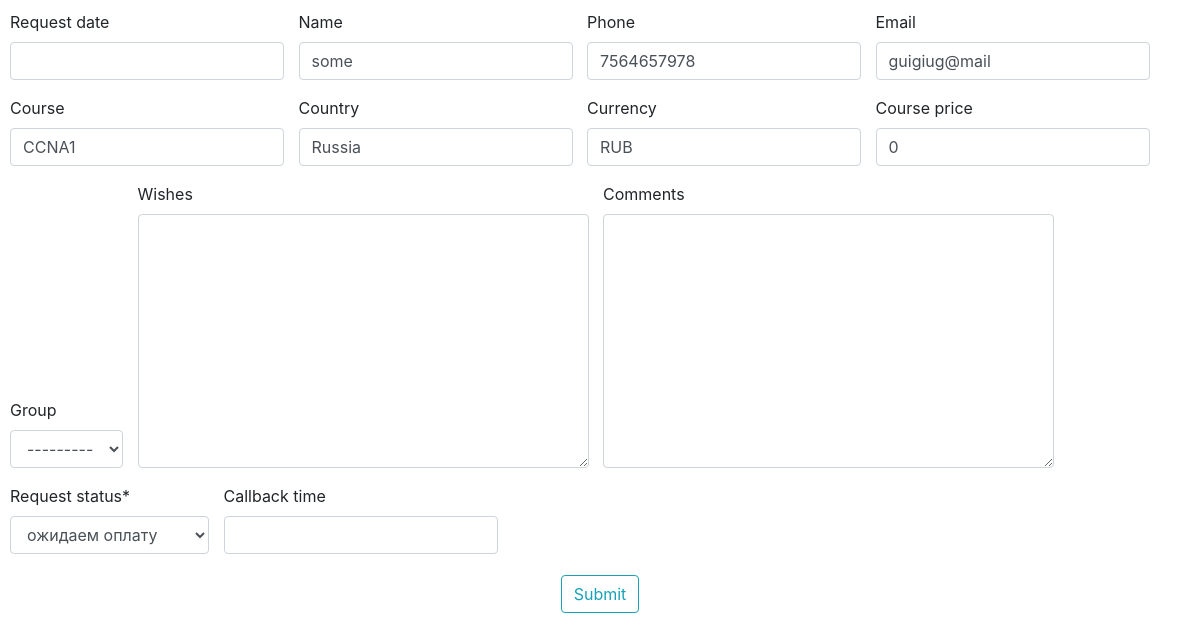
Screenshot of /item/15/item_info (signed in) with the database file from the repository.
### authorization/models.py (models this page shows, shortened)
class Daily(models.Model):
    request_date    = models.DateTimeField(blank=True, null=True)
    name            = models.CharField(max_length=100, blank=True)
    phone           = models.CharField(max_length=100, blank=True)
    email           = models.CharField(max_length=100, blank=True)
    course          = models.CharField(max_length=100, blank=True)
    country         = models.CharField(max_length=100, blank=True)
    university      = models.CharField(max_length=100, blank=True)
    work            = models.CharField(max_length=100, blank=True)
    where_from      = models.CharField(max_length=100, blank=True)
    currency        = models.CharField(max_length=100, blank=True)
    course_price    = models.IntegerField(blank=True, null=True)
    comments        = models.TextField(blank=True)
    wishes          = models.TextField(blank=True)
    callback_time   = models.DateTimeField(blank=True, null=True)
    group           = models.CharField(max_length=100, blank=True)
    request_status  = models.CharField(max_length=100, blank=True)
    payment_history = models.TextField(blank=True)
    total_payment   = models.IntegerField(blank=True, null=True)
    payment_source  = models.CharField(max_length=100, blank=True)
    obligation      = models.IntegerField(blank=True, null=True)
    class Meta:
        indexes = [
            models.Index(fields=['request_date',]),
        ]

class Group(models.Model):
    name            = models.CharField(max_length=100, blank=True)
    created_date    = models.DateTimeField(blank=True, null=True)
    time_start      = models.DateTimeField(blank=True, null=True)
    time_end        = models.DateTimeField(blank=True, null=True)
    def __str__(self):
        return self.name

### authorization/views.py (the view, shortened to what this page needs)
# urls.py: path('item/<int:pk>/item_info', ItemInfoUpdate.as_view(), name='item_info_update'),
class ItemInfoUpdate(LoginRequiredMixin, UpdateView):
    model = Daily
    template_name = 'info_update.html'
    form_class = ItemInfoUpdateForm
    success_url='/ok/'

### authorization/forms.py
class ItemInfoUpdateForm(forms.ModelForm):
    STATUS_CHOICES = [
        ('ожидаем оплату', 'ожидаем оплату'),
        ('оплачено частично', 'оплачено частично'),
        ('оплачено', 'оплачено'),
        ('перезвонить', 'перезвонить'),
        ('отказ', 'отказ'),
    ]
    callback_time = forms.DateTimeField(input_formats=['%d/%m/%Y %H:%M'], required=False)
    request_status = forms.CharField(widget=forms.Select(choices=STATUS_CHOICES))
    group = forms.ModelChoiceField(
                    required=False,
                    queryset = Group.objects.all(),
                    widget=forms.Select())
    class Meta:
        model = Daily
        fields = [
                'request_date',
                'name',
                'phone',
                'email',
                'course',
                'country',
                'currency',
                'course_price',
                'group',
                'wishes',
                'comments',
                'request_status',
                'callback_time',]

### authorization/templates/info_update.html (shortened to what this page needs)
{% load crispy_forms_tags %}
<!DOCTYPE html>
<html lang="en">
<head>
    <link rel="stylesheet" href="https://stackpath.bootstrapcdn.com/bootstrap/4.4.1/css/bootstrap.min.css">
    {% load staticfiles %}
    <link rel="stylesheet" href="https://cdnjs.cloudflare.com/ajax/libs/jquery-datetimepicker/2.5.20/jquery.datetimepicker.min.css" />
    <link rel="stylesheet" href="{% static 'style_update.css' %}" type="text/css">
</head>
<body class="d-flex " style="">
    <div class="content ">
        <form method="POST">
            <fieldset class="form-group">
                {{ form|crispy }}
            </fieldset>
            <fieldset class="form-group d-flex justify-content-center" >
                <button class="btn btn-outline-info m-auto" type="submit" style="display: flex;justify-self: center;">Submit</button>
            </fieldset>
        </form>
    </div>
</body>
</html>

### authorization/static/style_update.css (style rules this page uses)
.form-group { display: inline-block; padding: 5px; margin: 0; overflow: auto; }

### rows the page displays
Daily: name "some", phone "7564657978", email "guigiug@mail", course "CCNA1", country "Russia", currency "RUB", course_price "0", group "---------", request_status "ожидаем оплату"
